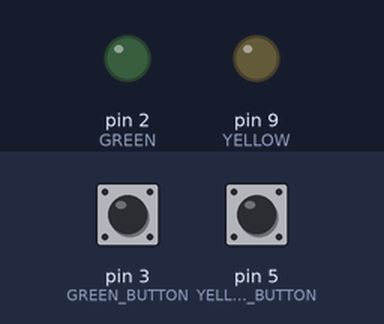
This sketch was run on a simulated Arduino Uno, built with avr-gcc and run on an emulated ATmega328P. On the bench: output pins drawn as LEDs (lit = HIGH). Inputs (shaded band) come from the test bench; at power-on: pin 3 (GREEN_BUTTON) LOW, pin 5 (YELLOW_BUTTON) LOW.

Above: at 1.2 s.
1.3 s: pin 3 (GREEN_BUTTON) pulled HIGH for 0.15 s
At 2.5 s:
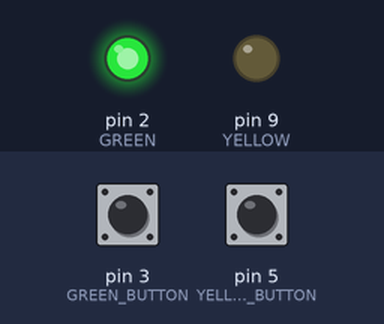
2.9 s: pin 5 (YELLOW_BUTTON) pulled HIGH for 0.15 s
At 4.0 s:
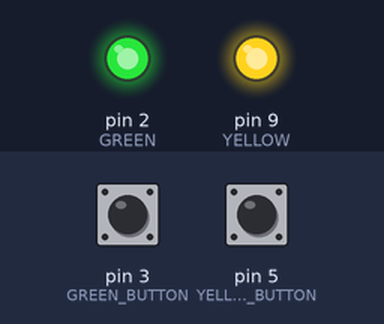
4.5 s: pin 3 (GREEN_BUTTON) pulled HIGH for 1 s
At 5.2 s:
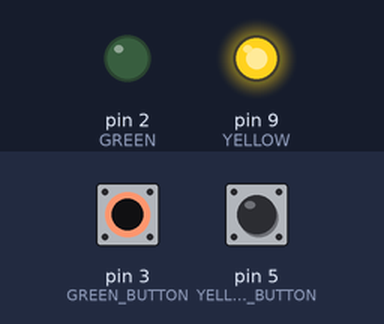
7.0 s: pin 3 (GREEN_BUTTON) pulled HIGH for 3.2 s
At 8.3 s:
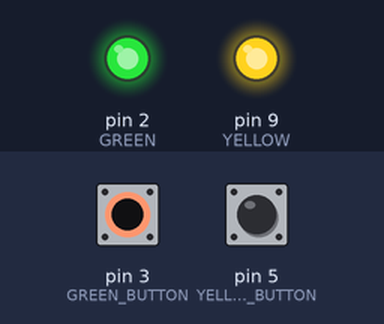
11.7 s: pin 5 (YELLOW_BUTTON) pulled HIGH for 1 s
At 13.1 s:
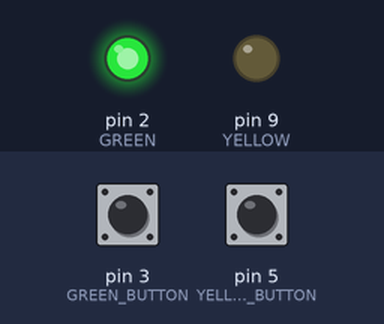
Timing chart, 0 to 14.7 s (numbered marks = the images above; inputs shaded):
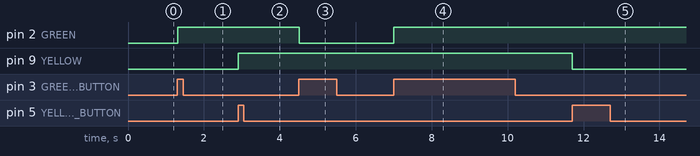

The sketch:

ButtonStudy.ino
```cpp
// (licence header left out)
const int YELLOW=9;             // The LED is connected to pin 9
const int YELLOW_BUTTON=5;          // The Button is connected to pin 2
boolean yellowLast = LOW;    // Variable containing the previous button state
boolean yellowCurrent = LOW;
const int GREEN=2;
const int GREEN_BUTTON=3;
boolean greenLast = LOW;
boolean greenCurrent = LOW; // Variable containing the current button state
bool greenLedOn = false;       // The present state of the LED (on/off)
bool yellowLedOn = false;       // The present state of the LED (on/off)

void setup()
{
  pinMode (YELLOW, OUTPUT);     // Set the LED pin as an output
  pinMode (YELLOW_BUTTON, INPUT);   // Set button as input (not required)
  pinMode(GREEN, OUTPUT);
  pinMode(GREEN_BUTTON, INPUT);
}

/*
* Debouncing Function
* Pass it the previous button state,
* and get back the current debounced button state.
*/
boolean debounce(boolean last,int BUTTON)
{
  boolean current = digitalRead(BUTTON);       // Read the button state
  if (last != current)                         // If it's different…
  {
    delay(5);                                  // Wait 5ms
    current = digitalRead(BUTTON);             // Read it again
  }
  return current;                              // Return the current value
}

void loop()
{
  checkButton(GREEN, GREEN_BUTTON, greenLast, greenCurrent,greenLedOn);
  checkButton(YELLOW, YELLOW_BUTTON, yellowLast,yellowCurrent,yellowLedOn);
}

void checkButton(int LED, int BUTTON,  bool &last,bool &current, bool &ledOn ){
  current = debounce(last, BUTTON);              // Read debounced state
  if (last == LOW && current == HIGH)    // If it was pressed…
  {
    ledOn = !ledOn;                                  // Toggle the LED value
  }
  last = current;                        // Reset button value

  digitalWrite(LED, ledOn);                          // Change the LED state
}
```

Measured:
- after the input at 1.3 s, pin 2 (GREEN): LOW → HIGH at once
- after the input at 2.9 s, pin 9 (YELLOW): LOW → HIGH at once
- after the input at 4.5 s, pin 2 (GREEN): HIGH → LOW at once
- after the input at 7.0 s, pin 2 (GREEN): LOW → HIGH at once
- after the input at 11.7 s, pin 9 (YELLOW): HIGH → LOW at once
